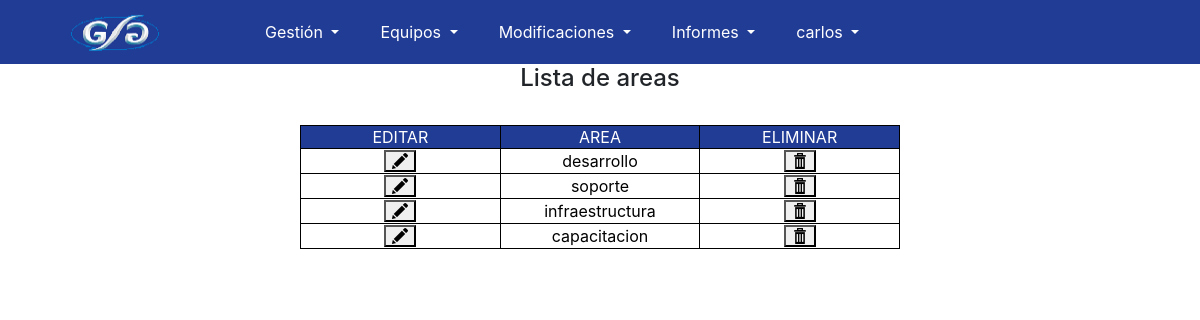
/listaAreas.php (signed in), run on the app's committed database.
### tables this page shows
CREATE TABLE `area` (
  `id` int(11) NOT NULL,
  `area` varchar(50) NOT NULL
);

### Libs/consultas.php (called while the page is built, shortened)
<?php
function listaAreas(){
	$listaAreas = "SELECT * FROM area";
	return $listaAreas;
}
?>

### listaAreas.php (the view, shortened to what this page needs)
<?php
include 'header.php';
include 'Libs/consultas.php';
?>
<html>
<head>
</head>
<body>
<div align="center">
<h1>Lista de areas</h1><br>
<form action="editArea.php" method="post">
<table class="tablaDatos">
	<tr align="center" class="titulo">
		<td>EDITAR</td>
		<td>AREA</td>
		<td>ELIMINAR</td>
	</tr>
	<?php
	$areas = listaAreas();
	$result=mysqli_query($conn, $areas);
	while ($row=mysqli_fetch_array($result)) {
		echo "<tr align='center' class='contenido'>";
			echo "<td> <button type='submit' name='id' id='id' value='".$row['id']."'><img src='img/edit.png'/></button></td>";
			echo "<td>".$row['area']."</td>";
			echo "<td> <button type='submit' name='eliminar' id='eliminar' value='".$row['id']."'><img src='img/delete.png'/></button></td>";
		echo "</tr>";
	}
	?>
</table>
</form>
</body>
</html>

### Estilos/estilosApp.css (style rules this page uses)
h1 { font-size: 2vw; }
h1, h2 { text-align: center; }
table.tablaDatos { border: 1px solid #000; border-collapse: collapse; width: 600px; }
table.tablaDatos td { border: 1px solid #000; min-width: 150px; max-width: auto; }
table.tablaDatos tr.contenido { color: #000; background: white; }
table .titulo { background-color: #213C95; color: white; }

### Estilos/estilosMenu.css (style rules this page uses)
h1 { text-align: center; }

### data on the page
area: $row['id'] 1 (drawn), area "desarrollo"
area: $row['id'] 2 (drawn), area "soporte"
area: $row['id'] 3 (drawn), area "infraestructura"
area: $row['id'] 5 (drawn), area "capacitacion"

### other printed values
$nombre "carlos"
